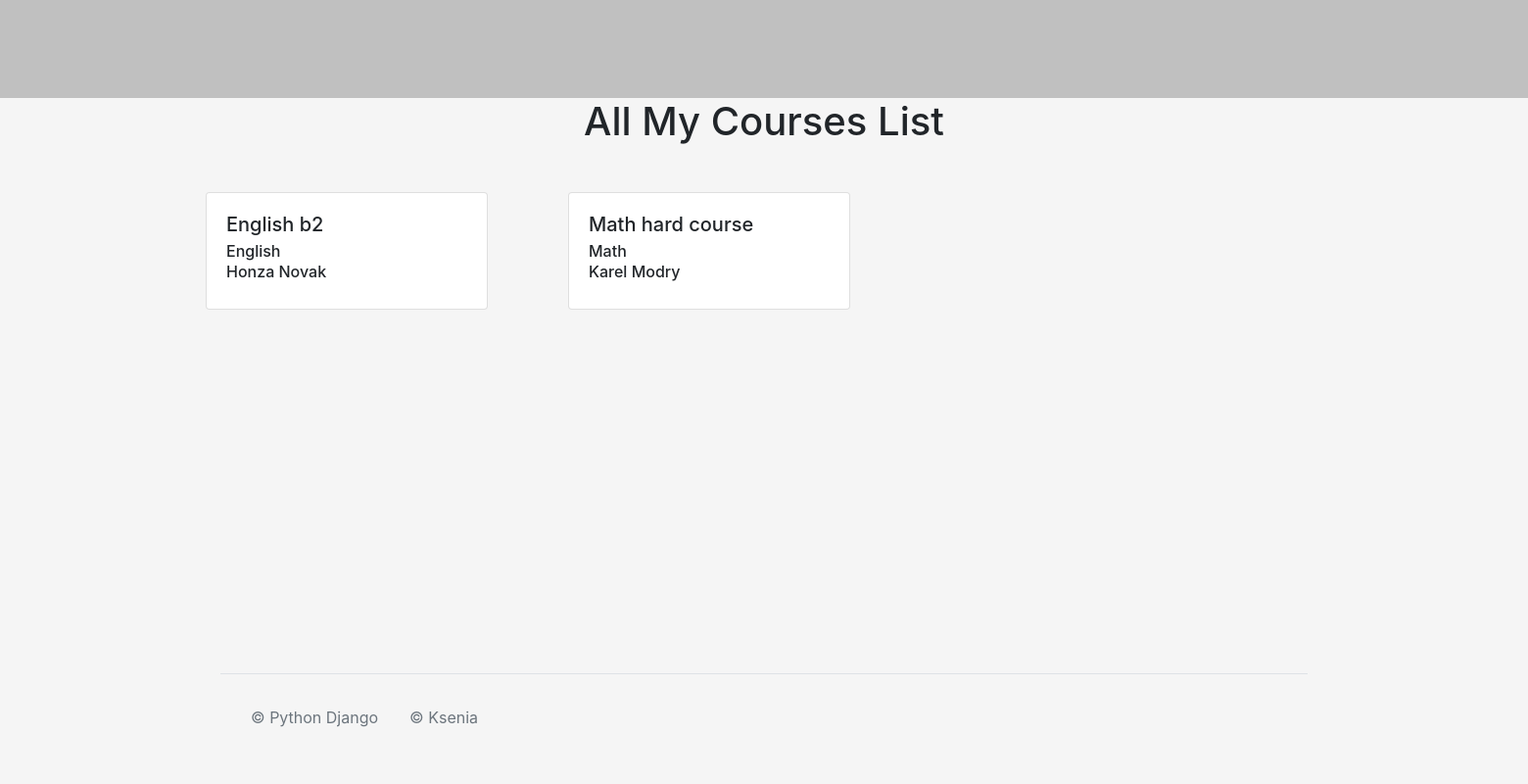
The page /myCourses/ (signed in) on the database as committed earlier.
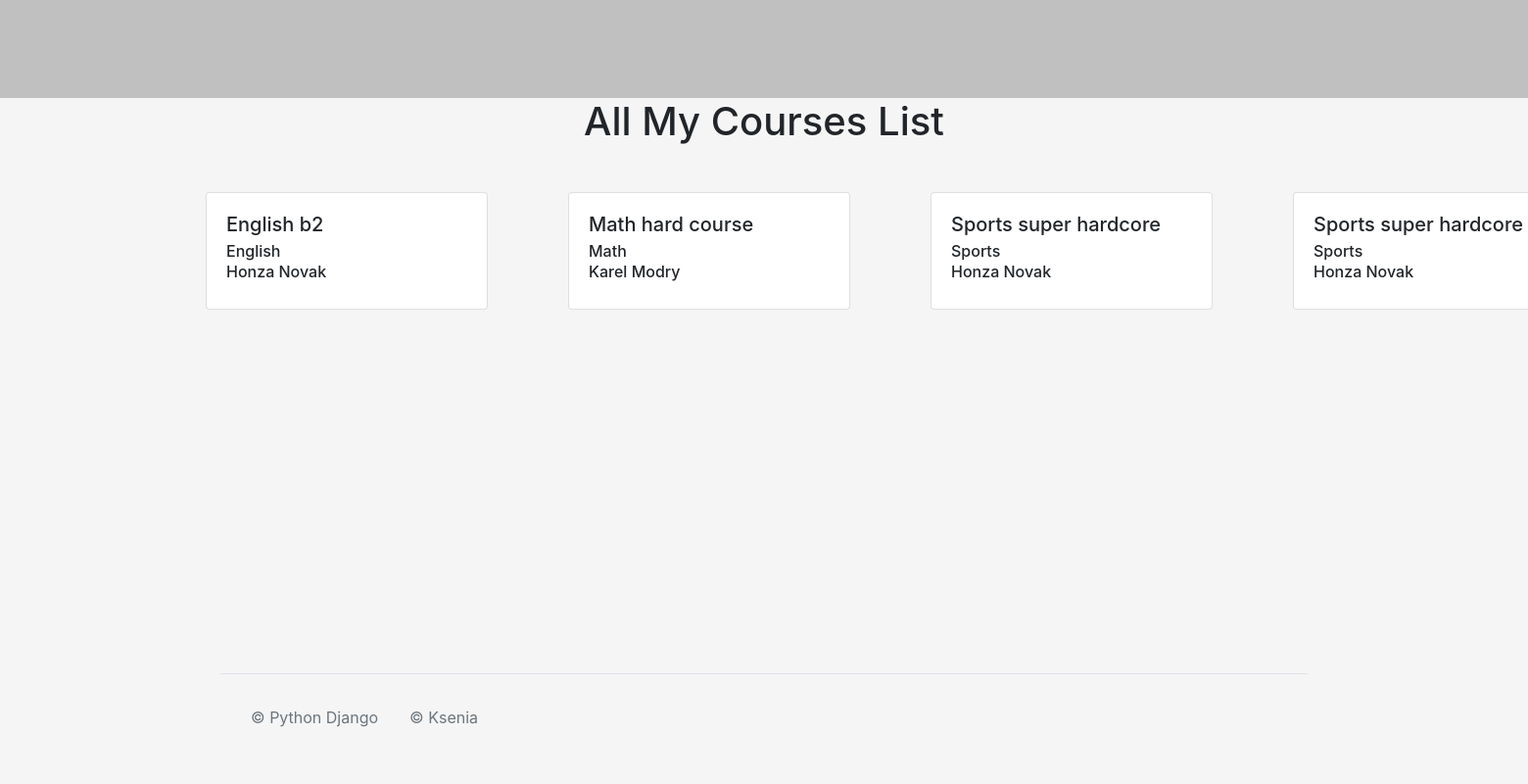
The same page on the database as committed later.
### CoursesApp/models.py (models this page shows)
class Course(models.Model):
    Name = models.CharField(max_length=100, unique=True)
    Subject = models.ForeignKey(Subject, on_delete=models.PROTECT)
    Teacher = models.ForeignKey(Teacher, on_delete=models.PROTECT)
    Info = models.CharField(max_length=200)
    Price = models.DecimalField(max_digits=10, decimal_places=2, blank=True, null=True)

class Subject(models.Model):
    Name = models.CharField(max_length=60, unique=True)

class Teacher(models.Model):
    Username = models.CharField(max_length=30, unique=True)
    Password = models.CharField(max_length=64)
    Name = models.CharField(max_length=60)
    Surname = models.CharField(max_length=60)
    Photo = models.ImageField(upload_to="images/", blank=True, null=True)
    Bio = models.CharField(max_length=200)

### CoursesApp/views.py (the view)
# urls.py: path("myCourses/", views.MyCourses, name="myCourses"),
def MyCourses(request):
    username = request.session['username']
    if username:
        student = Student.objects.get(Username=username)
        enrollments = Enrollment.objects.filter(Student=student)
        courses = Course.objects.filter(enrollment__in=enrollments)
        return render(request, "myCourses.html", {"myCourses": courses})
    else:
        return HttpResponse("Bad request")

### CoursesApp/templates/myCourses.html (shortened to what this page needs)
{% load static %}
<!DOCTYPE html>
<html>
  <head>
    <link href="https://cdn.jsdelivr.net/npm/bootstrap@5.2.3/dist/css/bootstrap.min.css" rel="stylesheet" />
    <link rel="stylesheet" href="https://cdn.jsdelivr.net/npm/bootstrap@4.0.0/dist/css/bootstrap.min.css" />
    <link rel="stylesheet" type="text/css" href="{% static 'css/style.css' %}" />
    <link rel="stylesheet" href="https://cdnjs.cloudflare.com/ajax/libs/font-awesome/6.4.0/css/all.min.css" />
  </head>
  <body style="min-width: 450px; " class="d-flex flex-column min-vh-100">
    <nav class="navbar bg-body-tertiary d-flex justify-content-center" style="background-color: rgb(192, 192, 192); height: 100px;">
      <div style="position: relative; top: -2px; z-index: 1;">
      </div>
    </nav>
    <h1 style="align-self: center;">All My Courses List</h1>
    <div class="container" style="display: flex; align-items: center; padding-top: 40px; padding-bottom: 40px;">
      {% for course in myCourses %}
        <div class="col-xl-4 col-md-6 col-sm-12">
          <div class="card" style="width: 18rem;">
            <div class="card-body">
              <h5 class="card-title">{{course.Name}}</h5>
              <h6 class="card-subtitle mb-2 text-body-secondary">{{course.Subject.Name}}</h6>
              <h6 class="card-subtitle mb-2 text-body-secondary">{{course.Teacher.Name}} {{course.Teacher.Surname}} </h6>
            </div>
          </div>
        </div>
      {% endfor %}
    </div>
    <div class="container mt-auto" style=" bottom: 0; ">
      <footer class="d-flex flex-wrap justify-content-center justify-content-md-between align-items-center py-3 my-4 border-top">
        <div class="col-md-4 d-flex align-items-center">
          <span class="m-3 text-muted">© Python Django</span>
          <span class="m-3 text-muted">© Ksenia</span>
        </div>
      </footer>
    </div>
  </body>
</html>

Rows that differ between the two databases and show on the page:
added Course: Name "Sports super hardcore", Subject.Name "Sports", Teacher.Name "Honza", Teacher.Surname "Novak"
